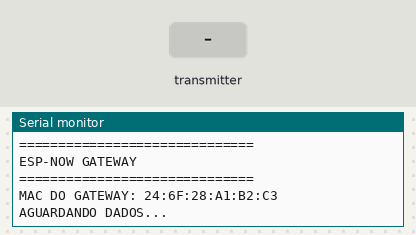
The sketch below on a simulated ESP32. Parts: the last lines printed to the serial monitor. Inputs (shaded band) come from the test bench.

Above: at 2.2 s.
2.3 s: the transmitter starts sending model = 0
At 2.61 s:
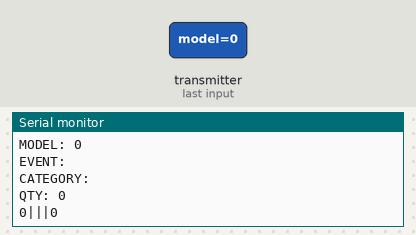
3.8 s: the transmitter starts sending event = 0
At 4.11 s:
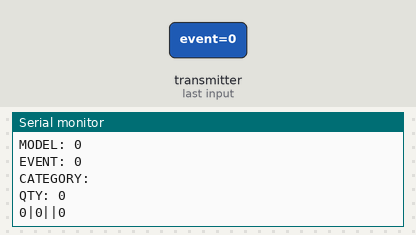
5.3 s: the transmitter starts sending category = 0
At 5.61 s:
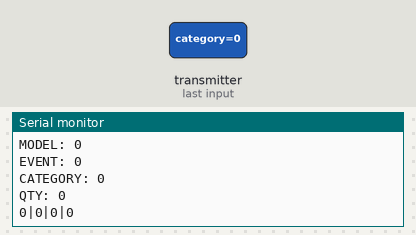
6.8 s: the transmitter starts sending quantity = 1024
At 7.11 s:
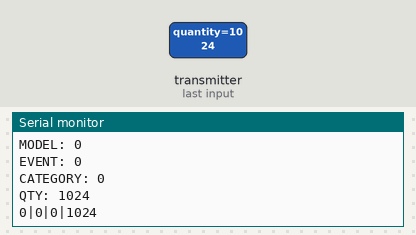
8.3 s: the transmitter starts sending model = 1
At 8.61 s:
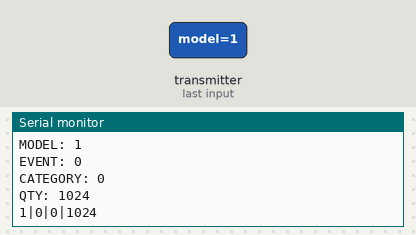
9.8 s: the transmitter starts sending event = 1
At 10.11 s:
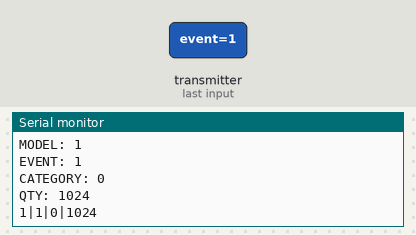

Measured:
- after the input at 2.3 s, the serial monitor: prints a new line at once (image 1)
- after the input at 3.8 s, the serial monitor: prints a new line at once (image 2)
- after the input at 5.3 s, the serial monitor: prints a new line at once (image 3)
- after the input at 6.8 s, the serial monitor: prints a new line at once (image 4)
- after the input at 8.3 s, the serial monitor: prints a new line at once (image 5)
- after the input at 9.8 s, the serial monitor: prints a new line at once (image 6)

The sketch:

gateway.ino
```cpp
#include <Arduino.h>
#include <WiFi.h>
#include <esp_now.h>

// ======================================================
// MESSAGE (must match the operator station struct)
// ======================================================
typedef struct {
  char model[32];
  char event[32];
  char category[32];
  uint32_t quantity;
} Message;

Message receivedMessage;

// ======================================================
// ESP-NOW RECEIVE
// ======================================================
void onReceive(const uint8_t *mac, const uint8_t *incomingData, int len) {
  memcpy(&receivedMessage, incomingData, sizeof(receivedMessage));

  Serial.println();
  Serial.println("==============================");
  Serial.println("PACOTE RECEBIDO");
  Serial.println("==============================");

  // Sender MAC
  Serial.print("MAC: ");
  for (int i = 0; i < 6; i++) {
    Serial.printf("%02X", mac[i]);
    if (i < 5) {
      Serial.print(":");
    }
  }
  Serial.println();

  // Received fields
  Serial.print("MODEL: ");
  Serial.println(receivedMessage.model);
  Serial.print("EVENT: ");
  Serial.println(receivedMessage.event);
  Serial.print("CATEGORY: ");
  Serial.println(receivedMessage.category);
  Serial.print("QTY: ");
  Serial.println(receivedMessage.quantity);

  // ======================================================
  // LINE FOR THE DESKTOP APPLICATION
  // Format: MODEL|EVENT|CATEGORY|QTY
  // ======================================================
  Serial.print(receivedMessage.model);
  Serial.print("|");
  Serial.print(receivedMessage.event);
  Serial.print("|");
  Serial.print(receivedMessage.category);
  Serial.print("|");
  Serial.println(receivedMessage.quantity);
}

// ======================================================
// SETUP
// ======================================================
void setup() {
  Serial.begin(115200);
  delay(1000);

  Serial.println();
  Serial.println("==============================");
  Serial.println("ESP-NOW GATEWAY");
  Serial.println("==============================");

  WiFi.mode(WIFI_STA);

  Serial.print("MAC DO GATEWAY: ");
  Serial.println(WiFi.macAddress());

  if (esp_now_init() != ESP_OK) {
    Serial.println("ERRO AO INICIAR ESP-NOW");
    while (true) {
      delay(1000);
    }
  }

  esp_now_register_recv_cb(onReceive);

  Serial.println();
  Serial.println("AGUARDANDO DADOS...");
}

// ======================================================
// LOOP
// ======================================================
void loop() {
  delay(10);
}
```
